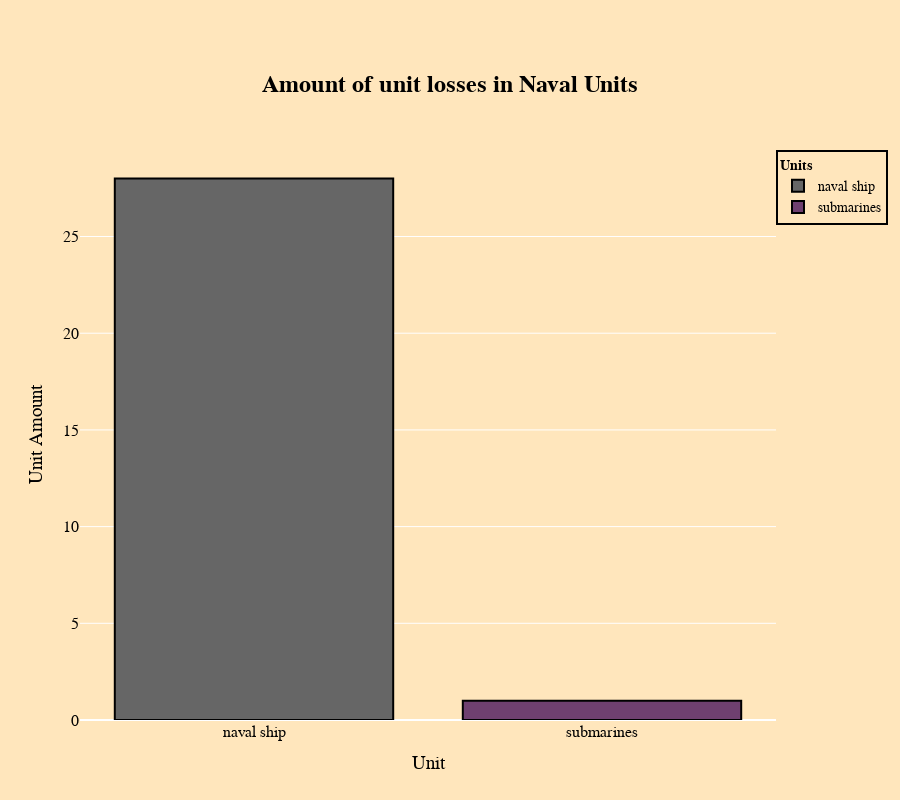

Notebook code for this chart:
### Code cell
# Filter data by type of unit.
filtered_data = cumulative_losses1[cumulative_losses1['unit_type'] == 'Naval Units'].sort_values(by='unit_amount', ascending=False)

# Create bar chart.
fig = px.bar(
    filtered_data, 
    x='unit', 
    y='unit_amount', 
    color='unit',  
    labels={'unit': 'Unit', 'unit_amount': 'Unit Amount'}, 
    height=800,
    color_discrete_sequence=px.colors.qualitative.Prism_r)

# Customize bar chart.
fig.update_traces(marker=dict(line=dict(color='#000000', width=2)))


fig.update_layout(
    paper_bgcolor='rgba(255, 230, 188, 1)',  
    plot_bgcolor='rgba(255, 230, 188, 1)',   
    legend=dict(
    title=dict(
        text='<b style="display: block; text-align: center;">Units</b>',
        font=dict(size=14, color='black')
    ),
    font=dict(size=14, color='black'),
    bgcolor='rgba(255, 230, 188, 1)',  
    bordercolor='black',  
    borderwidth=2,  
    x=1,  
    y=1,  
    xanchor='left', 
    yanchor='top'  
),
    font=dict(
        color='black', 
        family='Arial',
        size=16
    ),
    title=dict(
        text=f'<b>Amount of unit losses in Naval Units</b>',  
        x=0.5,  
        xanchor='center',  
        yanchor='top',  
        font=dict(size=24)  
    ),
    margin=dict(t=150)
        
)


fig.show()

### Figure 1 — Plotly figure (JSON) as saved in the notebook; plotly's stock layout.template omitted (floating-point values rounded to 4 significant figures)
{"data": [{"alignmentgroup": "True", "hovertemplate": "Unit=%{x}<br>Unit Amount=%{y}<extra></extra>", "legendgroup": "naval ship", "marker": {"color": "rgb(102, 102, 102)", "line": {"color": "#000000", "width": 2}, "pattern": {"shape": ""}}, "name": "naval ship", "offsetgroup": "naval ship", "orientation": "v", "showlegend": true, "textposition": "auto", "type": "bar", "x": ["naval ship"], "xaxis": "x", "y": [28], "yaxis": "y"}, {"alignmentgroup": "True", "hovertemplate": "Unit=%{x}<br>Unit Amount=%{y}<extra></extra>", "legendgroup": "submarines", "marker": {"color": "rgb(111, 64, 112)", "line": {"color": "#000000", "width": 2}, "pattern": {"shape": ""}}, "name": "submarines", "offsetgroup": "submarines", "orientation": "v", "showlegend": true, "textposition": "auto", "type": "bar", "x": ["submarines"], "xaxis": "x", "y": [1], "yaxis": "y"}], "layout": {"barmode": "relative", "font": {"color": "black", "family": "Arial", "size": 16}, "height": 800, "legend": {"bgcolor": "rgba(255, 230, 188, 1)", "bordercolor": "black", "borderwidth": 2, "font": {"color": "black", "size": 14}, "title": {"font": {"color": "black", "size": 14}, "text": "<b style=\"display: block; text-align: center;\">Units</b>"}, "tracegroupgap": 0, "x": 1, "xanchor": "left", "y": 1, "yanchor": "top"}, "margin": {"t": 150}, "paper_bgcolor": "rgba(255, 230, 188, 1)", "plot_bgcolor": "rgba(255, 230, 188, 1)", "title": {"font": {"size": 24}, "text": "<b>Amount of unit losses in Naval Units</b>", "x": 0.5, "xanchor": "center", "yanchor": "top"}, "xaxis": {"anchor": "y", "categoryarray": ["naval ship", "submarines"], "categoryorder": "array", "domain": [0, 1], "title": {"text": "Unit"}}, "yaxis": {"anchor": "x", "domain": [0, 1], "title": {"text": "Unit Amount"}}}}
